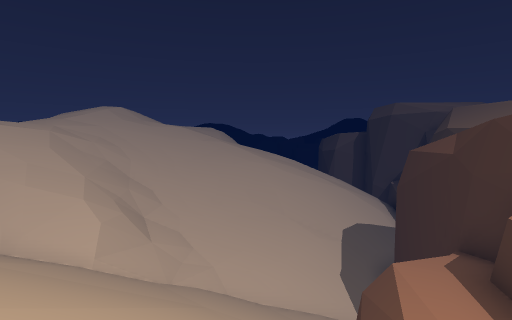
[1] (above)

15 first-person views from a walk through a scene from a Unity 3-D project. The camera is 1.4 m above the floor, tilts 4° down and sees 80° across. The floor is counted in squares, 2 m on a side. Each view is taken from the middle of a square. On the plan, view 1 faces up. The plan holds only what a view shows up to about 10 squares ahead; the rest is blank. The place goes on beyond the plan. The player character is not drawn. Door leaves are left out, so doorways stand open.

[2]
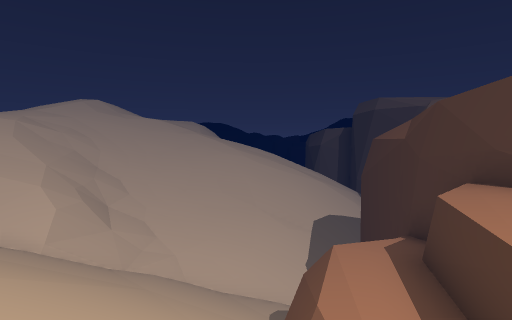

[3]
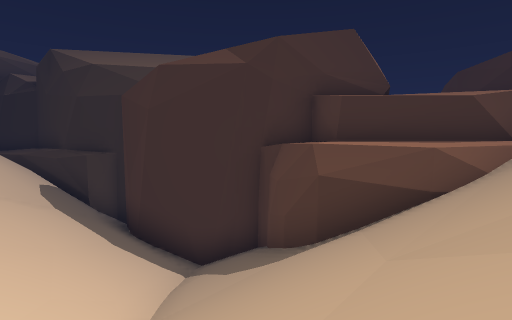

[4]
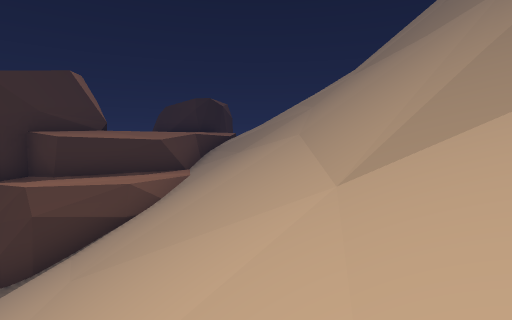

[5]
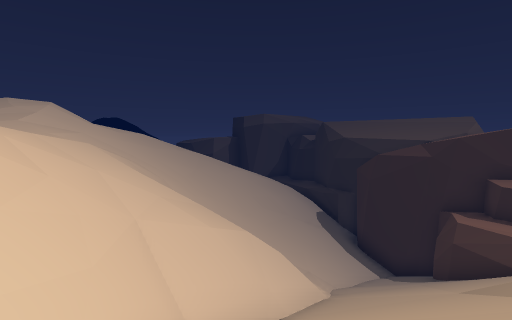

[6]
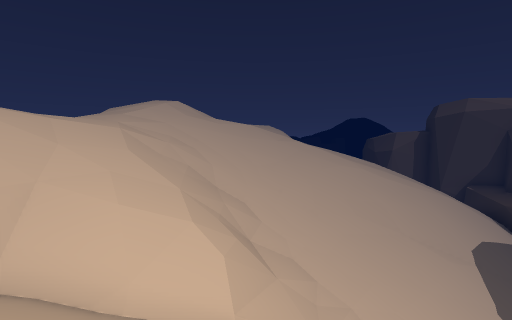

[7]
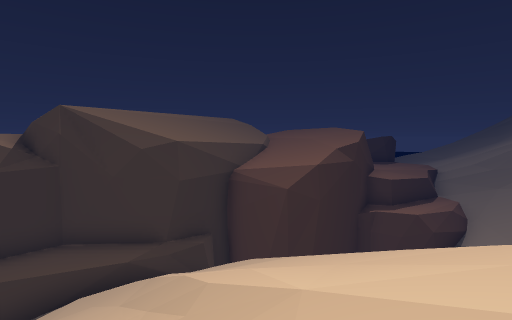

[8]
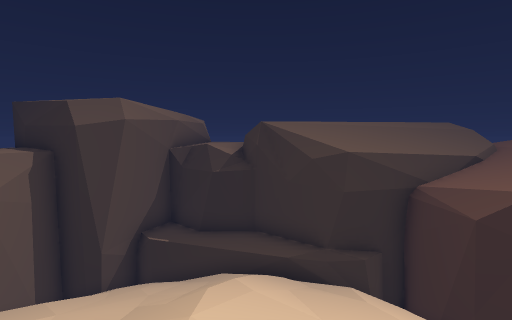

[9]
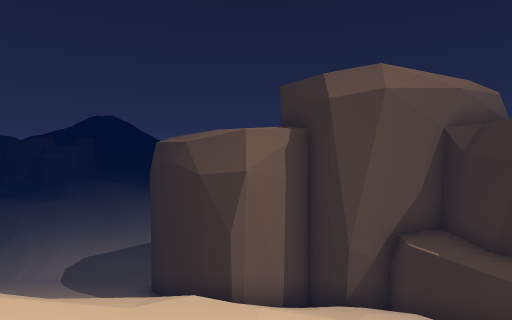

[10]
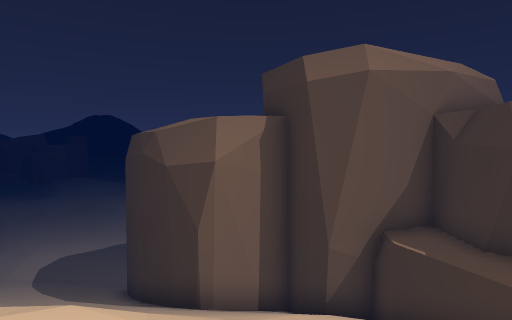

[11]
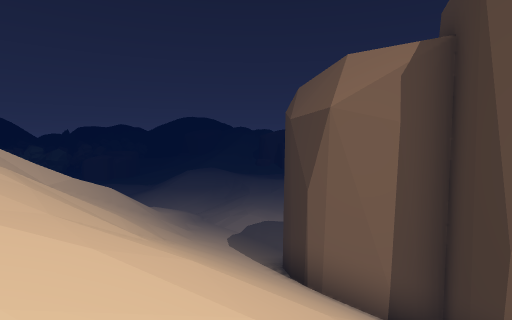

[12]
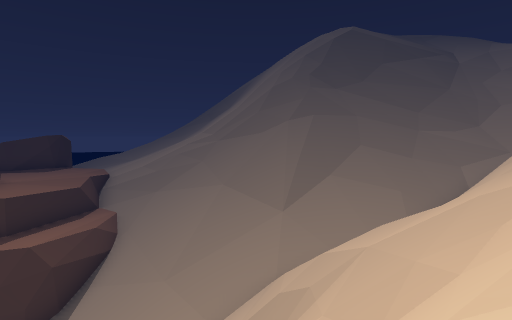

[13]
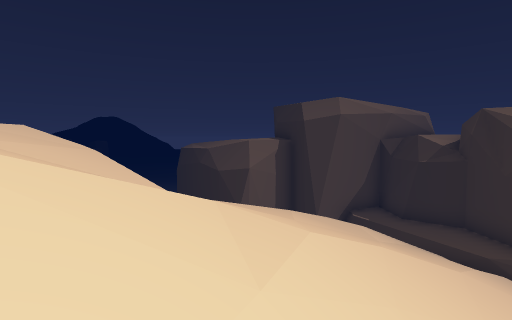

[14]
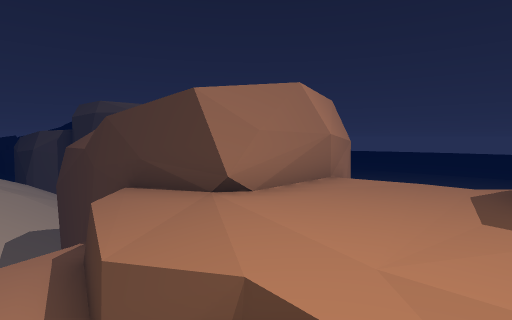

[15]
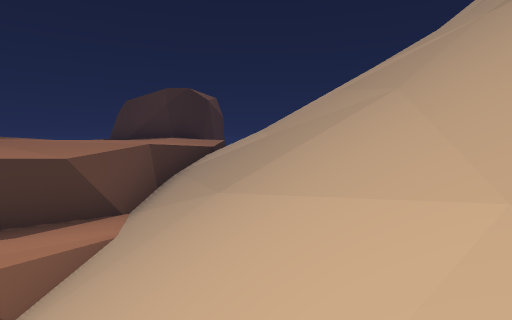

### Floor plan
Key: @ floor where view 1 was taken; # wall or solid block; . main floor; - floor 0.25 m lower than the main floor; : floor 1.25 m higher than the main floor; _ floor 2.25 m lower than the main floor; + floor 2.5 m higher than the main floor; * floor 3 m higher than the main floor; % floor 3.25 m higher than the main floor; / step, stairs or slope; = window, fence, low wall or low ledge; ^ raised ledge; v drop or lower ground.
Columns run from 11 left of view 1 to 9 right of it. Each row starts with its distance up from view 1.
 25            /////#
 24            /////#
 23            /////#
 22            =////#
 21            /////###
 20            ///////#
 19              /////##
 18            //////  #
 17            ////// /#
 16         *// ///// =#
 15         //////// /=#
 14         */:///// /^#
 13     //////////// ^##
 12    //////////////#
 11    %%////////////##
 10    **/////////////#
  9    *+///////////###
  8    *///////////##
  7    /////=//////#
  6    v#=/////////#
  5    ##////////####
  4   ///////////####
  3 /////////////_#######
  2 /////////////_#-=###
  1       ////////#.....
  0        ////@///=....
 -1        ///////// ###

Positions as (right, up) in squares from view 1, and headings:
1: (0, 0), facing up
2: (1, 0), facing up
3: (-3, 6), facing right
4: (-5, 6), facing down-right
5: (-8, 3), facing up-right
6: (-3, 2), facing up
7: (-1, 16), facing down-right
8: (-2, 14), facing right
9: (0, 15), facing up-right
10: (1, 15), facing up-right
11: (4, 15), facing up
12: (-3, 12), facing down
13: (-3, 12), facing up-right
14: (2, -1), facing up-right
15: (-2, 3), facing down-right
